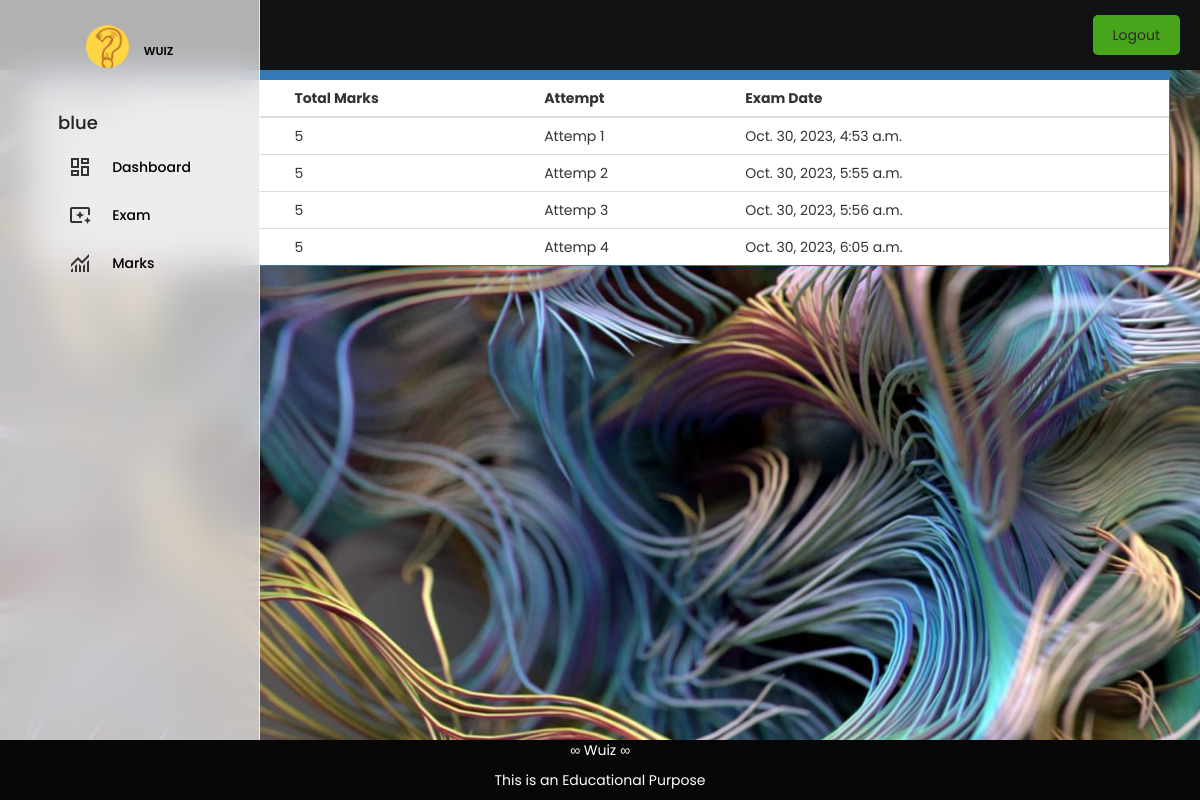
Screenshot of /student/check-marks/6 (signed in) with the database file from the repository.
### quiz/models.py (models this page shows)
class Result(models.Model):
    student = models.ForeignKey(Student,on_delete=models.CASCADE)
    exam = models.ForeignKey(Course,on_delete=models.CASCADE)
    marks = models.PositiveIntegerField()
    date = models.DateTimeField(auto_now=True)

class Course(models.Model):
   course_name = models.CharField(max_length=50)
   question_number = models.PositiveIntegerField()
   total_marks = models.PositiveIntegerField()
   def __str__(self):
        return self.course_name

### student/views.py (the view)
# urls.py: path('check-marks/<int:pk>', views.check_marks_view,name='check-marks'),
@login_required(login_url='studentlogin')
@user_passes_test(is_student)
def check_marks_view(request,pk):
    course=QMODEL.Course.objects.get(id=pk)
    student = models.Student.objects.get(user_id=request.user.id)
    results= QMODEL.Result.objects.all().filter(exam=course).filter(student=student)
    return render(request,'student/check_marks.html',{'results':results})

### student/views.py (called while the page is built)
def is_student(user):
    return user.groups.filter(name='STUDENT').exists()

### templates/student/check_marks.html (shortened to what this page needs)
{% extends 'student/studentbase.html' %}
{% block content %}
{%load static%}
<head>
  <link href="//netdna.bootstrapcdn.com/bootstrap/3.0.0/css/bootstrap.min.css" rel="stylesheet" id="bootstrap-css">
</head>
<br><br>
<div class="container">
  <div class="panel panel-primary">
    <div class="panel-heading">
      <h6 class="panel-title">View Marks</h6>
    </div>
    <table class="table table-hover" id="dev-table">
      <thead>
        <tr>
          <th>Exam Name</th>
          <th>Total Marks</th>
          <th>Attempt</th>
          <th>Exam Date</th>
        </tr>
      </thead>
      {% for t in results %}
      <tr>
        <td> {{t.exam}}</td>
        <td> {{t.marks}}</td>
        <td>Attemp {{ forloop.counter }}</td>
        <td> {{t.date}}</td>
      </tr>
      {% endfor %}
    </table>
  </div>
</div>
<br><br><br><br><br><br>
{% endblock content %}

### templates/student/studentbase.html (shortened to what this page needs)
{% load static %}
<!DOCTYPE html>
<html lang="en">
  <head>
    {% load static %}
  </head>
  <body>
    <div id="navbar">
        <div class="toggle-icon" onclick="toggleSidebar()">
          </div>
        <div>
          <a href="/logout" class="logout-btn">Logout</a>
        </div>
      </div>
    <aside class="sidebar">
      <div class="logo">
        {% load static %}
        <img src="{% static 'images/favicon.jpg' %}" alt="logo">
        <h2>WUIZ</h2>
      </div>
      <ul class="links">
        <centre>
            <h4>{{request.user.first_name}}</h4>
        </centre>
        <li>
          <span class="material-symbols-outlined">dashboard</span>
          <a href="/student/student-dashboard">Dashboard</a>
        </li>
        <li>
          <span class="material-symbols-outlined">ambient_screen</span>
          <a href="/student/student-exam">Exam</a>
        </li>
        <li>
          <span class="material-symbols-outlined">monitoring</span>
          <a href="/student/student-marks">Marks</a>
        </li>
        <hr>
      </ul>
    </aside>
    <div clas="content">
        {% block content %}
        {% endblock content %}
        {% include "quiz/footer.html" %}
    </div>
  </body>
</html>

### templates/quiz/footer.html (shortened to what this page needs)
<!DOCTYPE html>
<html>
<head>
</head>
<body>
<div class="footer">
  <p>&infin; Wuiz &infin;</p>
  <p> This is an Educational Purpose </p>
</div>
</body>
</html>

### templates/student/studentbase.html (style rules this page uses)
* { margin: 0; padding: 0; box-sizing: border-box; font-family: "Poppins", sans-serif; }
body { height: 100vh; width: 100%; background-image: url("/static/images/Data structure.jpg "); background-color: #6e61615f; background-position: center; background-size: cover; }
.sidebar { position: fixed; top: 0; left: 0; width: 110px; height: 100%; display: flex; align-items: center; flex-direction: column; background: rgba(232, 229, 229, 0.753); backdrop-filter: blur(17px); --webkit-backdrop-filter: blur(17px); border-right: 1px solid rgba(255, 255, 255, 0.7); transition: width 0.3s ease; }
.sidebar .logo { color: #000; display: flex; align-items: center; padding: 25px 10px 15px; }
.logo img { width: 43px; border-radius: 50%; }
.logo h2 { font-size: 1.15rem; font-weight: 600; margin-left: 15px; display: none; }
.sidebar .links { list-style: none; margin-top: 20px; overflow-y: auto; scrollbar-width: none; height: calc(100% - 140px); }
.links li { display: flex; border-radius: 4px; align-items: center; }
.links h4 { color: #222; font-weight: 500; display: none; margin-bottom: 10px; }
.links hr { margin: 10px 8px; border: 1px solid #4c4c4c; }
.links li span { padding: 12px 10px; }
.links li a { padding: 10px; color: #000; display: none; font-weight: 500; white-space: nowrap; text-decoration: none; }
#navbar { position: fixed; top: 0; left: 0; right: 0; height: 70px; background-color: #111213; display: flex; align-items: center; justify-content: space-between; padding: 0 20px; }
#navbar .logout-btn { background-color: #48a61d; color: #302929; padding: 10px 20px; border-radius: 5px; text-decoration: none; }

### templates/student/check_marks.html (style rules this page uses)
a:link { text-decoration: none; }
h6 { text-align: center; }

### templates/quiz/footer.html (style rules this page uses)
.footer { position: fixed; left: 0; bottom: 0; height: 6rem; width: 100%; background-color: rgb(7, 7, 7); color: white; text-align: center; }

### rows the page displays
Result: exam "java", marks "5", date "Oct. 30, 2023, 4:53 a.m."
Result: marks "5", date "Oct. 30, 2023, 5:55 a.m."
Result: marks "5", date "Oct. 30, 2023, 5:56 a.m."
Result: marks "5", date "Oct. 30, 2023, 6:05 a.m."

### other values shown
{{ request.user.first_name }} "blue"
